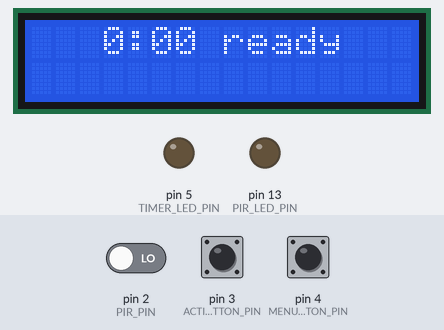
A sketch run on a simulated Arduino Uno, built with avr-gcc and run on an emulated ATmega328P. Parts: 16×2 character LCD, output pins drawn as LEDs (lit = HIGH). The test bench sets the inputs (shaded band); at power-on: pin 4 (MENU_BUTTON_PIN) HIGH, pin 3 (ACTION_BUTTON_PIN) HIGH, pin 2 (PIR_PIN) LOW. What the sketch prints to the serial monitor is not drawn.

Above: at 1.2 s.
1.3 s: pin 4 (MENU_BUTTON_PIN) pulled LOW for 0.15 s
At 2.1 s:
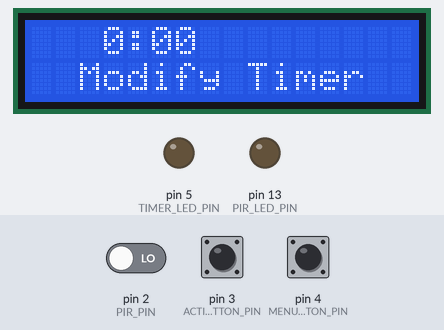
2.9 s: pin 4 (MENU_BUTTON_PIN) pulled LOW for 1 s
At 4.8 s:
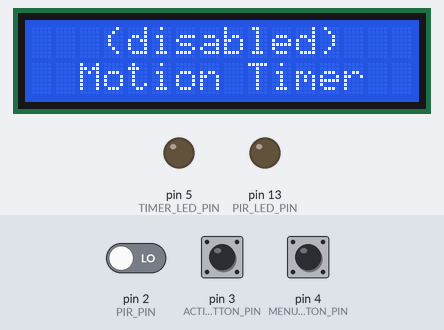
5.4 s: pin 3 (ACTION_BUTTON_PIN) pulled LOW for 0.15 s
At 6.5 s:
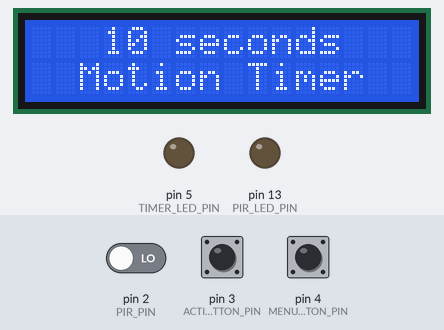
7.0 s: pin 3 (ACTION_BUTTON_PIN) pulled LOW for 1 s
At 8.9 s:
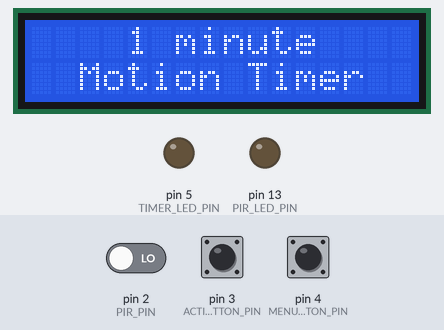
9.5 s: pin 3 (ACTION_BUTTON_PIN) pulled LOW for 0.15 s
At 10.8 s:
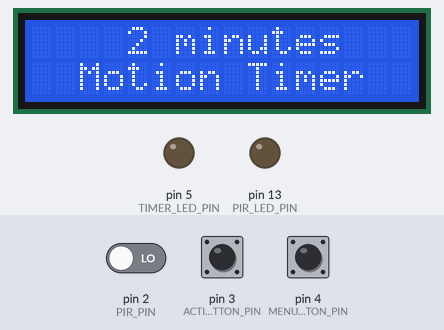
11.1 s: pin 4 (MENU_BUTTON_PIN) pulled LOW for 3.2 s
At 14.9 s:
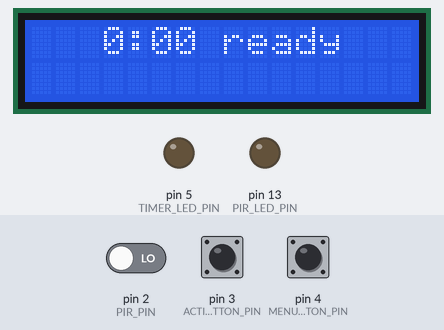
Timing chart, 0 to 16.4 s (numbered marks = the images above; inputs shaded):
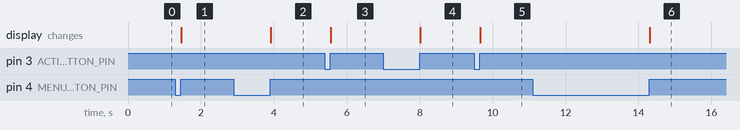

The sketch:

house_fire.ino
```cpp
#include <LiquidCrystal.h>

#define PIR_PIN 2
#define ACTION_BUTTON_PIN 3
#define MENU_BUTTON_PIN 4
#define TIMER_LED_PIN 5
#define D7_PIN 6
#define D6_PIN 7
#define D5_PIN 8
#define D4_PIN 9
#define EN_PIN 10
#define RS_PIN 11
#define PIR_LED_PIN 13

#define TIMER_INCREMENT 300000L

LiquidCrystal lcd(RS_PIN, EN_PIN, D4_PIN, D5_PIN, D6_PIN, D7_PIN);

enum StateChange {
  NO_CHANGE,
  LOW_TO_HIGH,
  HIGH_TO_LOW,
};

class Latch {
public:
  bool state = 0;
  StateChange stateChange = NO_CHANGE;

  void setState(bool newState) {
    if (!state && newState) {
      stateChange = LOW_TO_HIGH;
    } else if (state && !newState) {
      stateChange = HIGH_TO_LOW;
    } else {
      stateChange = NO_CHANGE;
    }

    state = newState;
  }
};

Latch motionLatch;
Latch menuButtonLatch;
Latch actionButtonLatch;

enum TimerState {
  ENDED,
  RUNNING,
  PAUSED_MOTION,
  PAUSED_MANUAL,
};

TimerState timerState = ENDED;
long timerRemaining = 0;
unsigned long motionDetectedTime = 0;

unsigned long cmillis = 0;
unsigned long pmillis = 0;
bool firstInSecond = false;

const long motionRequireTimesMillis[]{
  0,  // off
  10L * 1000,
  1L * 1000 * 60,
  2L * 1000 * 60,
  5L * 1000 * 60,
  10L * 1000 * 60,
  15L * 1000 * 60,
  20L * 1000 * 60,
  30L * 1000 * 60,
  60L * 1000 * 60
};
const int motionRequireTimesLength = 10;
int motionRequireTimeIndex = 0;

enum class Scene {
  Main,
  TimeChanging,
  MotionTimeChanging,
};

Scene scene = Scene::Main;

void setup() {
  pinMode(PIR_LED_PIN, OUTPUT);
  pinMode(PIR_PIN, INPUT);
  pinMode(ACTION_BUTTON_PIN, INPUT_PULLUP);
  pinMode(MENU_BUTTON_PIN, INPUT_PULLUP);
  pinMode(TIMER_LED_PIN, OUTPUT);

  lcd.begin(16, 2);

  Serial.begin(9600);

  printRemainingTime(timerRemaining);
}

char *getTimeDescription(long timerRemaining) {
  if (timerState == RUNNING && timerRemaining > 0) {
    return "left    ";
  } else if (timerRemaining > 0) {
    return "(paused)";
  } else {
    return "ready   ";
  }
}

void printMotionRequireTime(long motionRequireTimeMillis) {
  int minutes = motionRequireTimeMillis / 60000;
  int seconds = motionRequireTimeMillis / 1000 % 60;

  char buffer[20];

  if (minutes > 0) {
    sprintf(buffer, "%5d minute%s", minutes, minutes == 1 ? "" : "s");
  } else if (seconds > 0) {
    sprintf(buffer, "%5d second%s", seconds, seconds == 1 ? "" : "s");
  } else {
    strcpy(buffer, "   (disabled)");
  }
  // sprintf(buffer, "%16s", buffer);

  lcd.home();
  lcd.print("                ");
  lcd.home();
  lcd.print(buffer);

  Serial.println(buffer);
}

void printTimeString(long remainingTime) {
  if (remainingTime < 0) {
    remainingTime = 0;
  } else if (remainingTime % 1000 != 0) {
    remainingTime += 1000;
  }
  int hours = remainingTime / 3600000L % 10;
  int minutes = remainingTime / 60000 % 60;
  int seconds = remainingTime / 1000 % 60;
  char buffer[20];
  sprintf(buffer,
          "%c%s%2d:%02d",
          hours > 0 ? '0' + hours : ' ',
          hours > 0 ? ":" : " ",
          minutes,
          seconds);
  if (hours > 0 && minutes < 10) {
    buffer[2] = '0';
  }
  lcd.print(buffer);
  Serial.println(buffer);
}

void printRemainingTime(long remainingTime) {
  if (remainingTime < 0) {
    remainingTime = 0;
  } else if (remainingTime % 1000 != 0) {
    remainingTime += 1000 - remainingTime % 1000;
  }
  lcd.setCursor(0, 0);
  printTimeString(remainingTime);
  lcd.setCursor(8, 0);
  lcd.print(getTimeDescription(remainingTime));
  Serial.println(getTimeDescription(remainingTime));
}

void loop() {
  motionLatch.setState(digitalRead(PIR_PIN) == HIGH);
  menuButtonLatch.setState(digitalRead(MENU_BUTTON_PIN) == LOW);      // Sam's buttons work backwards for some reason, on any good breadboard this should be `== HIGH`
  actionButtonLatch.setState(digitalRead(ACTION_BUTTON_PIN) == LOW);  // same here

  cmillis = millis();
  firstInSecond = (cmillis / 1000) != (pmillis / 1000);

  if (scene == Scene::Main) {
    if (timerState == RUNNING) {
      timerRemaining -= (long)(cmillis - pmillis);
    }

    if (firstInSecond && timerState == RUNNING) {
      printRemainingTime(timerRemaining);
      if (timerRemaining < 0) {
        timerState = ENDED;
        timerRemaining = 0;
        digitalWrite(TIMER_LED_PIN, LOW);
      }
    }

    if (timerState == RUNNING
        && (unsigned long)(cmillis - motionDetectedTime) > motionRequireTimesMillis[motionRequireTimeIndex]
        && motionRequireTimesMillis[motionRequireTimeIndex] != 0) {
      Serial.println("Oopsie poopsie you died");
      digitalWrite(TIMER_LED_PIN, LOW);
      timerState = PAUSED_MOTION;
      printRemainingTime(timerRemaining);
    }


    if (motionLatch.state) {
      motionDetectedTime = cmillis;

      if (motionLatch.stateChange == LOW_TO_HIGH) {
        Serial.println("Motion detected");
        if (timerState == PAUSED_MOTION) {
          digitalWrite(TIMER_LED_PIN, HIGH);
          timerState = RUNNING;
        }
        printRemainingTime(timerRemaining);
      }
    } else if (motionLatch.stateChange == HIGH_TO_LOW) {
      Serial.println("Motion ended!");
    }

    if (actionButtonLatch.stateChange == HIGH_TO_LOW) {
      motionDetectedTime = cmillis;
      if (timerRemaining > 0) {
        timerState = (timerState == RUNNING) ? PAUSED_MANUAL : RUNNING;
        digitalWrite(TIMER_LED_PIN, timerState == RUNNING);
        printRemainingTime(timerRemaining);
      }
    }

    bool transitionSafe = timerState == ENDED || timerState == PAUSED_MANUAL || timerState == PAUSED_MOTION;
    if (menuButtonLatch.stateChange == HIGH_TO_LOW) {
      if (transitionSafe) {
        if (timerState == PAUSED_MOTION) {
          timerState = PAUSED_MANUAL;
        }

        scene = Scene::TimeChanging;
        lcd.clear();
        lcd.setCursor(2, 1);
        lcd.print("Modify Timer");
        lcd.home();
        printTimeString(timerRemaining);
      } else {
        lcd.setCursor(0, 1);
        lcd.print("                ");
      }
    } else if (menuButtonLatch.stateChange == LOW_TO_HIGH && !transitionSafe) {
      lcd.setCursor(2, 1);
      lcd.print("(stop timer)");
    }
  } else if (scene == Scene::TimeChanging) {
    if (actionButtonLatch.stateChange == HIGH_TO_LOW) {
      if (timerRemaining < 0) {
        timerRemaining = 0;
      }
      motionDetectedTime = cmillis;
      timerRemaining += TIMER_INCREMENT;
      if (timerRemaining > 35999000L) {
        timerRemaining = 35999000L;
      }
      lcd.home();
      printTimeString(timerRemaining);
    }

    if (menuButtonLatch.stateChange == HIGH_TO_LOW) {
      scene = Scene::MotionTimeChanging;
      lcd.clear();
      lcd.setCursor(2, 1);
      lcd.print("Motion Timer");
      printMotionRequireTime(motionRequireTimesMillis[motionRequireTimeIndex]);
      lcd.home();
    }
  } else if (scene == Scene::MotionTimeChanging) {
    if (actionButtonLatch.stateChange == HIGH_TO_LOW) {
      motionRequireTimeIndex = (motionRequireTimeIndex + 1) % motionRequireTimesLength;
      printMotionRequireTime(motionRequireTimesMillis[motionRequireTimeIndex]);
    }

    if (menuButtonLatch.stateChange == HIGH_TO_LOW) {
      scene = Scene::Main;
      lcd.clear();
      lcd.home();
      printRemainingTime(timerRemaining);
    }
  }

  pmillis = cmillis;
}
```

Measured:
- after the input at 1.3 s, the display: changes after 0.16 s (image 1)
- after the input at 2.9 s, the display: changes after 1.0 s (image 2)
- after the input at 5.4 s, the display: changes after 0.16 s (image 3)
- after the input at 7.0 s, the display: changes after 1.0 s (image 4)
- after the input at 9.5 s, the display: changes after 0.16 s (image 5)
- after the input at 11.1 s, the display: changes after 3.2 s (image 6)
